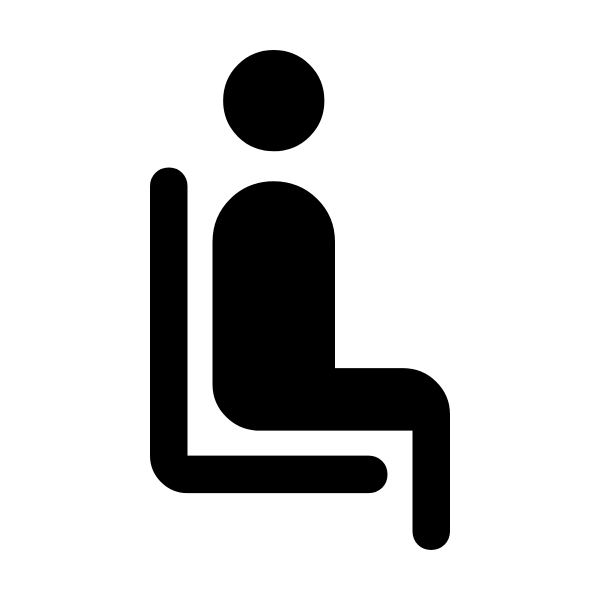
#> input picture marketing/fleet/icons/airline_seat_recline_normal.png, 1200 x 1200 px, given in place of callrent-logo-navy.png, which was not available (shown at 1/2 size)
$ python exhaust_smoke.py ../fleet/icons/airline_seat_recline_normal.png out.png
#> lines starting #> are read from the running program, lines starting #| are printed output that depends on the picture; after the words box and inside, x2 and y2 are one past the last pixel; in counts of white or black regions, pixels touching at a corner belong together
### marketing/brand-kit/brand.py
"""CALL & RENT brand kit: colours, fonts, logos, icons, text measuring.

Rebuilt on 2026-11-01 after the scratchpad was lost: fonts from Google Fonts / Noto, logos and icons
extracted (with alpha) from the committed 2160px renders in marketing/*/out.
"""
import os
from PIL import Image, ImageDraw, ImageFont
import numpy as np

HERE = os.path.dirname(os.path.abspath(__file__))   # paths resolve inside the kit

ORANGE   = (244, 141,  87)   # #F48D57
LOGONAVY = ( 29,  69,  99)   # #1D4563
WHITE    = (255, 255, 255)
SOFT     = (203, 216, 228)   # secondary text on dark

AR_BLACK = 'NotoKufiArabic-Black.ttf'
AR_BOLD  = 'NotoKufiArabic-ExtraBold.ttf'
CT_FONT  = 'Tajawal-Bold.ttf'                 # contacts
LT_TEXT  = 'Oxanium-600.ttf'                  # Latin
LT_BOLD  = 'Oxanium-800.ttf'
LT_REG   = 'Oxanium-400.ttf'

LOGO_WHITE = os.path.join(HERE, 'logo', 'callrent-logo-white.png')
LOGO_NAVY  = os.path.join(HERE, 'logo', 'callrent-logo-navy.png')
SLOGAN = 'Drive Your Dreams, Discover Istanbul'


def F(name, size): return ImageFont.truetype(os.path.join(HERE, 'fonts', name), size)

_m = ImageDraw.Draw(Image.new('RGB', (10, 10)))
def w_lt(t, f):
    b = _m.textbbox((0,0), t, font=f, direction='ltr', language='en'); return b[2]-b[0]
def w_ar(t, f):
    b = _m.textbbox((0,0), t, font=f, direction='rtl', language='ar'); return b[2]-b[0]


# [8 lines left out: function navy_field, not called in this run]


def load_icons(size=46):
    return {k: Image.open(os.path.join(HERE, 'icons', v)).convert('RGBA').resize((size,size), Image.LANCZOS)
            for k, v in (('ig','icon-instagram.png'), ('fb','icon-facebook.png'),
                         ('wa','icon-whatsapp-white.png'), ('ph','icon-call-white.png'))}

ROWS = [(('ig','fb'), 'callrenttr'), (('wa','ph'), '+90 555 034 22 00')]

### marketing/care/exhaust_smoke.py
"""«اعتنِ بسيارتك»: what the exhaust smoke colour means — LIGHT single post, 2160x2700.

usage: python3 exhaust_smoke.py <brand-kit dir> <out.png>
Photos: Canva (smoke-*.jpg): the same car, angle and studio, one per smoke colour (the white one is the
reference the other three were edited from). Four cards in a 2x2 grid: photo, a colour pill on the photo,
then the meaning. Layout in 1080 units; every line is placed from its measured ink box with at least
24 units clear.
"""
import sys, os
HERE = os.path.dirname(os.path.abspath(__file__))
sys.path.insert(0, sys.argv[1])
from PIL import Image, ImageDraw, ImageFilter
import numpy as np
from brand import ORANGE as O, LOGONAVY as N, WHITE as Wh, F, AR_BLACK, AR_BOLD, CT_FONT, LOGO_NAVY, load_icons, w_ar, w_lt

K = 2; W, H = 1080*K, 1350*K; M = 64*K; R_ = W - M
TEAL = (22, 138, 128); SOFTN = (84, 102, 124)
def S(v): return round(v*K)
def ar(d, xy, t, f, col, anchor='rs'): d.text(xy, t, font=f, fill=col+(255,), anchor=anchor, direction='rtl', language='ar')
_m = ImageDraw.Draw(Image.new('RGB', (8, 8)))


def ink(t, f):
    """(above, below, width) of the ink around the baseline, in pixels."""
    b = _m.textbbox((0, 0), t, font=f, anchor='ls', direction='rtl', language='ar'); return -b[1], b[3], b[2] - b[0]


def wrap(t, f, maxw):
    lines, cur = [], ''
    for wd in t.split():
        cand = (cur + ' ' + wd).strip()
        if cur and ink(cand, f)[2] > maxw: lines.append(cur); cur = wd
        else: cur = cand
    return lines + [cur]


# [4 lines left out: function navy_icon, not called in this run]


def blur_layer(cv, draw_fn, radius):
    lay = Image.new('RGBA', (W, H), (0, 0, 0, 0)); draw_fn(ImageDraw.Draw(lay))
    cv.alpha_composite(lay.filter(ImageFilter.GaussianBlur(S(radius))))


# name, swatch colour, photo, meaning
CARDS = [('الدخان الأبيض', (246, 247, 249), 'smoke-white.jpg',
          'الخفيف طبيعي عند البرد، والكثيف المستمر قد يعني تسرّب سائل التبريد'),
         ('الدخان الأزرق', (92, 132, 196), 'smoke-blue.jpg',
          'يدل غالباً على احتراق زيت المحرك داخل غرفة الاحتراق'),
         ('الدخان الأسود', (30, 30, 34), 'smoke-black.jpg',
          'وقود زائد في الاحتراق، كفلتر هواء مسدود أو خلل في البخاخات'),
         ('الدخان الرمادي', (140, 143, 148), 'smoke-grey.jpg',
          'قد يعني احتراق الزيت أو خللاً في الشاحن التوربيني، ويحتاج إلى فحص')]

# light field: white centre, cool grey edges
ys, xs = np.mgrid[0:H, 0:W].astype(np.float32)
g = np.clip(np.sqrt(((xs - W/2)/W)**2 + ((ys - H*0.55)/H)**2)/0.72, 0, 1)[..., None]
cv = Image.fromarray((np.array((255, 255, 255), np.float32)*(1 - g) + np.array((226, 233, 241), np.float32)*g).astype(np.uint8)).convert('RGBA')
d = ImageDraw.Draw(cv)

# logo + «اعتنِ بسيارتك» badge (teal plate, orange corner)
lg = Image.open(LOGO_NAVY).convert('RGBA'); lw = S(270)
#> further down, lg is the input picture: PIL image 1200x1200 RGBA; mean R, G, B, A 0, 0, 0, 47.3
cv.alpha_composite(lg.resize((lw, round(lw*lg.height/lg.width)), Image.LANCZOS), (M - S(6), S(46)))
fb = F(AR_BOLD, S(26)); bh = S(58); by = S(50); label = 'اعتنِ بسيارتك'
bw = w_ar(label, fb) + S(64); bx = R_ - bw
d.rounded_rectangle((bx, by, R_, by + bh), radius=S(6), fill=TEAL+(255,))
d.polygon([(bx, by + bh - S(22)), (bx, by + bh), (bx + S(22), by + bh)], fill=O+(255,))
d.text((bx + bw/2, by + bh/2 + S(2)), label, font=fb, fill=Wh+(255,), anchor='mm', direction='rtl', language='ar')

# headline, centred, starting low
y = S(222); f = F(AR_BLACK, S(64))
a1, a2 = 'ماذا يعني لون ', 'دخان العادم؟'
u1, d1, w1 = ink(a1, f); u2, d2, w2 = ink(a2, f); up, dn = max(u1, u2), max(d1, d2); b = y + up
x0 = W/2 + (w1 + w2)/2; ar(d, (x0, b), a1, f, N); ar(d, (x0 - w1, b), a2, f, O)
y = b + dn
print('headline 222 -', round(y/K))

# 2x2 cards
G0 = y + S(40); GAP = S(24); CW = (R_ - M - GAP)//2; PH = S(252); TXT = S(110); CH = PH + TXT
fn = F(AR_BLACK, S(26)); fm = F(AR_BOLD, S(22))
for i, (name, sw, photo, meaning) in enumerate(CARDS):
    cx0 = R_ - CW - (i % 2)*(CW + GAP); cy0 = G0 + (i//2)*(CH + GAP)
    blur_layer(cv, lambda q: q.rounded_rectangle((cx0 + S(6), cy0 + S(12), cx0 + CW - S(6), cy0 + CH + S(10)), radius=S(26), fill=(29, 69, 99, 60)), 14)
#> in blur_layer, `draw_fn(ImageDraw.Draw(lay))`:
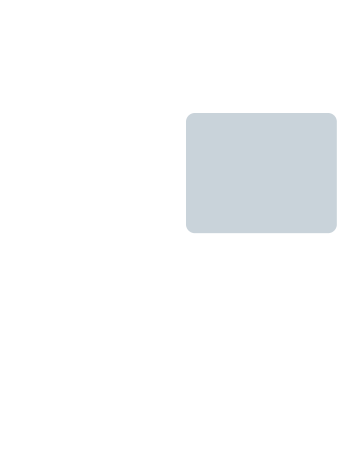
#> lay: PIL image 2160x2700 RGBA (shown at 1/6 size); mean R, G, B, A 3.2, 7.7, 11, 6.7; transparent parts drawn white
    card = Image.new('RGBA', (CW, CH), (255, 255, 255, 255))
#> card: PIL image 928x724 RGBA; every value is 255
    ph = Image.open(os.path.join(HERE, photo if os.path.exists(os.path.join(HERE, photo)) else 'smoke-white.jpg')).convert('RGB')
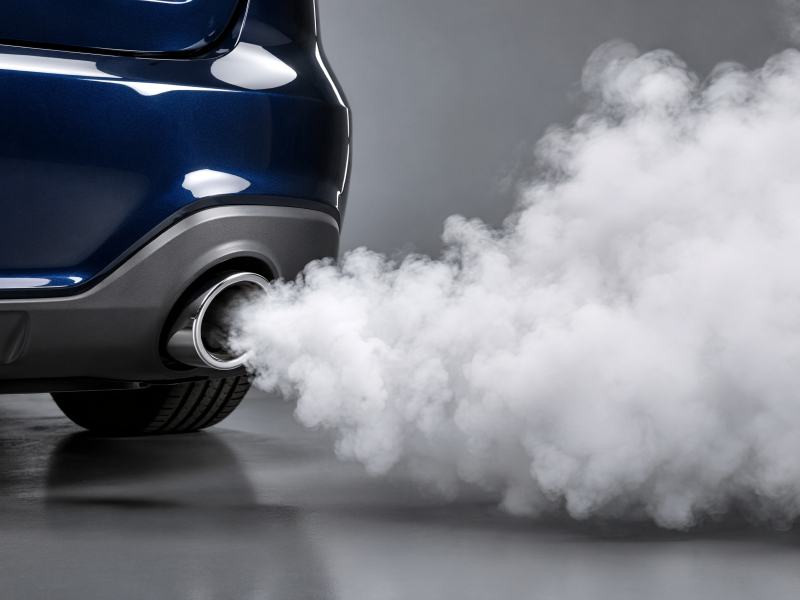
#> input picture marketing/care/smoke-white.jpg, 2400 x 1800 px (shown at 1/3 size)
#> ph is the input picture: PIL image 2400x1800 RGB; mean R, G, B 119.6, 122.3, 130.3
    s = max(CW/ph.width, PH/ph.height*1.0)
    pr = ph.resize((round(ph.width*s*1.12), round(ph.height*s*1.12)), Image.LANCZOS)
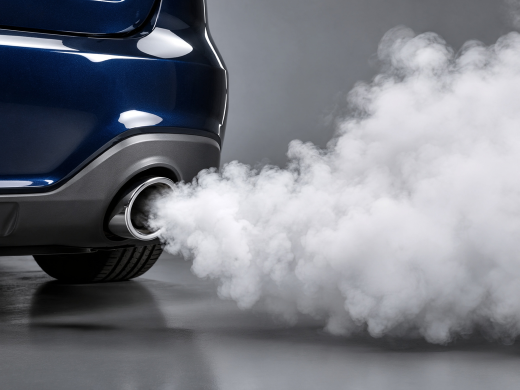
#> pr: PIL image 1039x780 RGB (shown at 1/2 size); mean R, G, B 119.6, 122.3, 130.3
    ox = round((pr.width - CW)*0.40); oy = round((pr.height - PH)*0.55)          # the tip and the plume
    card.paste(pr.crop((ox, oy, ox + CW, oy + PH)), (0, 0))
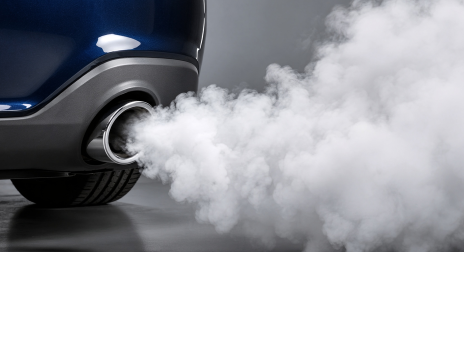
#> card: PIL image 928x724 RGBA (shown at 1/2 size); mean R, G, B, A 168.5, 169.9, 174.9, 255
    m = Image.new('L', (CW, CH), 0); ImageDraw.Draw(m).rounded_rectangle((0, 0, CW - 1, CH - 1), radius=S(24), fill=255)
#> after `ImageDraw.Draw(m).rounded_rectangle((0, 0, CW - 1, CH - 1), radius=S(2`:
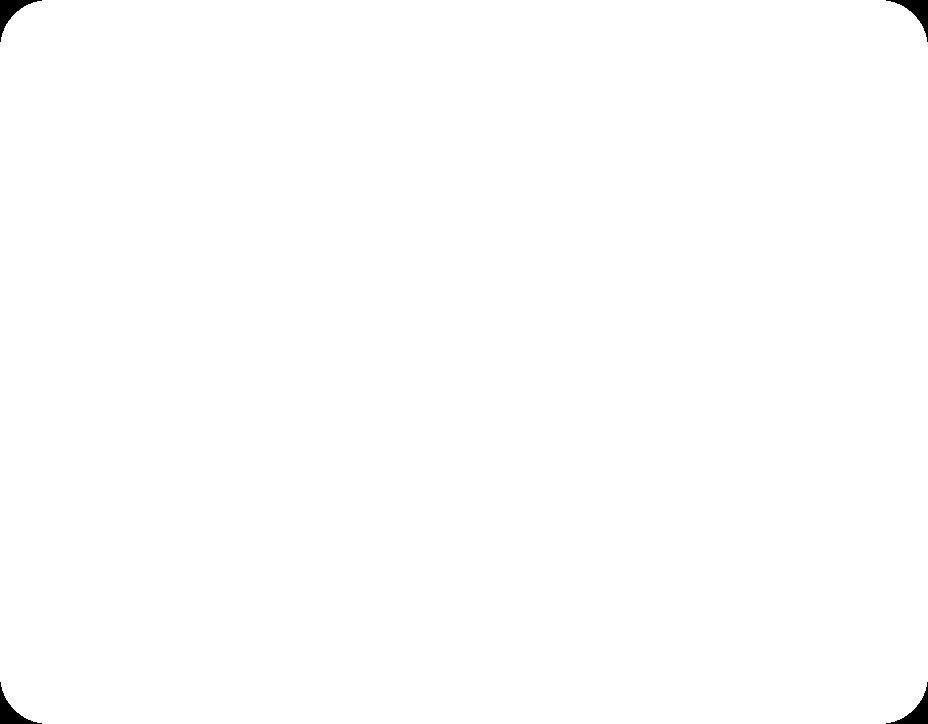
#> m: PIL image 928x724 L; 99.7% white; 4 black regions, box (x1, y1, x2, y2) and area: (0, 0, 42, 42) 508, (886, 0, 928, 42) 508, (0, 682, 42, 724) 508, (886, 682, 928, 724) 508
    cv.paste(card, (cx0, cy0), m)
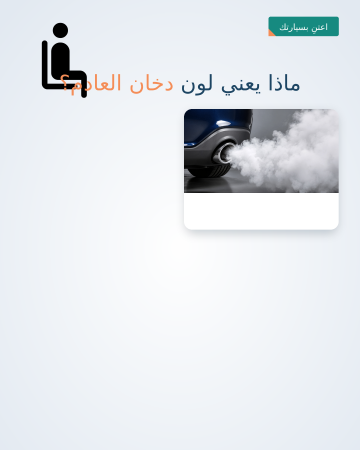
#> cv: PIL image 2160x2700 RGBA (shown at 1/6 size); mean R, G, B, A 226, 230.2, 234.4, 255
    d = ImageDraw.Draw(cv)
    # colour pill on the photo's top-right: swatch + name
    up, dn, nw = ink(name, fn); pill_h = S(52); pw_ = nw + S(26) + S(28) + S(26)
    px1 = cx0 + CW - S(14); px0 = px1 - pw_; py0 = cy0 + S(14)
    d.rounded_rectangle((px0, py0, px1, py0 + pill_h), radius=pill_h//2, fill=(255, 255, 255, 240))
    ar(d, (px1 - S(22), py0 + pill_h/2 + (up - dn)/2), name, fn, N)
    r = S(13); sx = px0 + S(22) + r; sy = py0 + pill_h/2
    d.ellipse((sx - r, sy - r, sx + r, sy + r), fill=sw + (255,), outline=(180, 190, 202, 255), width=S(2))
    # meaning
    lines = wrap(meaning, fm, CW - S(44)); assert len(lines) <= 2, (name, lines)
    up, dn, _ = ink('ألإ', fm); lh = up + dn + S(12); b = cy0 + PH + S(22) + up
    for ln in lines:
        ar(d, (cx0 + CW - S(22), b), ln, fm, N); b += lh
#> after the loop, b = 1407
    print(name, 'card', round(cy0/K), '-', round((cy0 + CH)/K), '| text ends', round((b - lh + dn)/K), 'of', round((cy0 + CH)/K), '| lines', len(lines))
#| الدخان الأبيض card 327 - 689 | text ends 669 of 689 | lines 2
#> pass 2 of the loop `for i, (name, sw, photo, meaning) in enumerate(CARDS):`:
#> in blur_layer (call 2), `draw_fn(ImageDraw.Draw(lay))`:
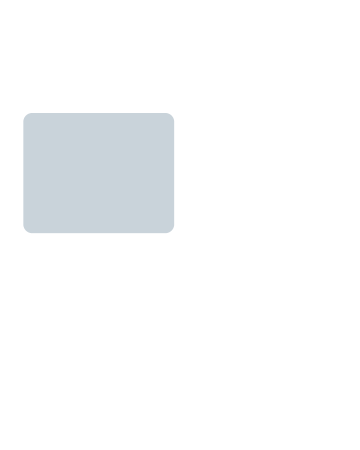
#> lay: PIL image 2160x2700 RGBA (shown at 1/6 size); mean R, G, B, A 3.2, 7.7, 11, 6.7; transparent parts drawn white
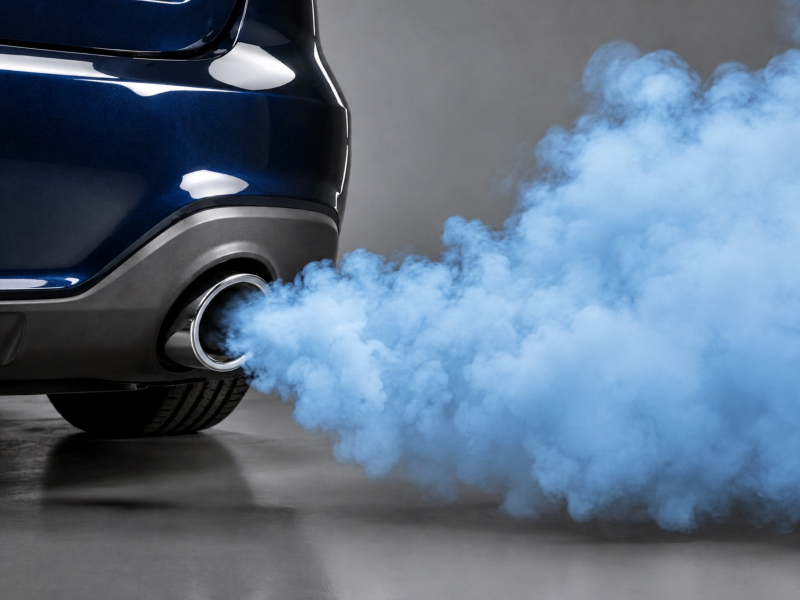
#> input picture marketing/care/smoke-blue.jpg, 2400 x 1800 px (shown at 1/3 size)
#> ph is the input picture: PIL image 2400x1800 RGB; mean R, G, B 94.2, 112.2, 132.2
#> `cv.paste(card, (cx0, cy0), m)`:
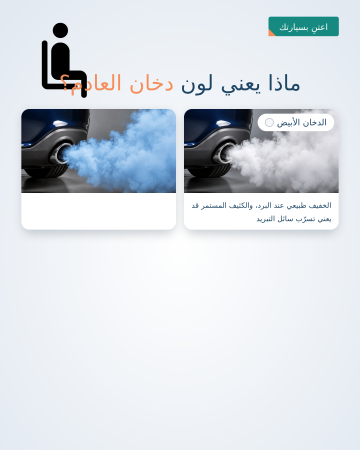
#> cv: PIL image 2160x2700 RGBA (shown at 1/6 size); mean R, G, B, A 214.5, 220.4, 226.2, 254.9; transparent parts drawn white
#| الدخان الأزرق card 327 - 689 | text ends 669 of 689 | lines 2
#> pass 3 of the loop `for i, (name, sw, photo, meaning) in enumerate(CARDS):`:
#> in blur_layer (call 3), `draw_fn(ImageDraw.Draw(lay))`:
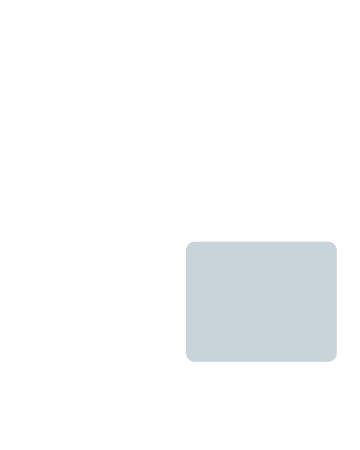
#> lay: PIL image 2160x2700 RGBA (shown at 1/6 size); mean R, G, B, A 3.2, 7.7, 11, 6.7; transparent parts drawn white
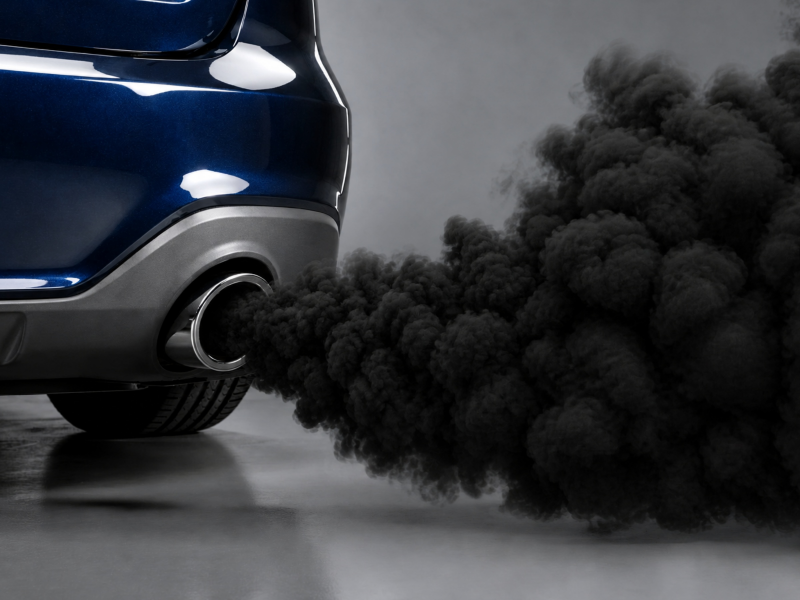
#> input picture marketing/care/smoke-black.jpg, 2400 x 1800 px (shown at 1/3 size)
#> ph is the input picture: PIL image 2400x1800 RGB; mean R, G, B 55.9, 58.2, 62.8
#> `cv.paste(card, (cx0, cy0), m)`:
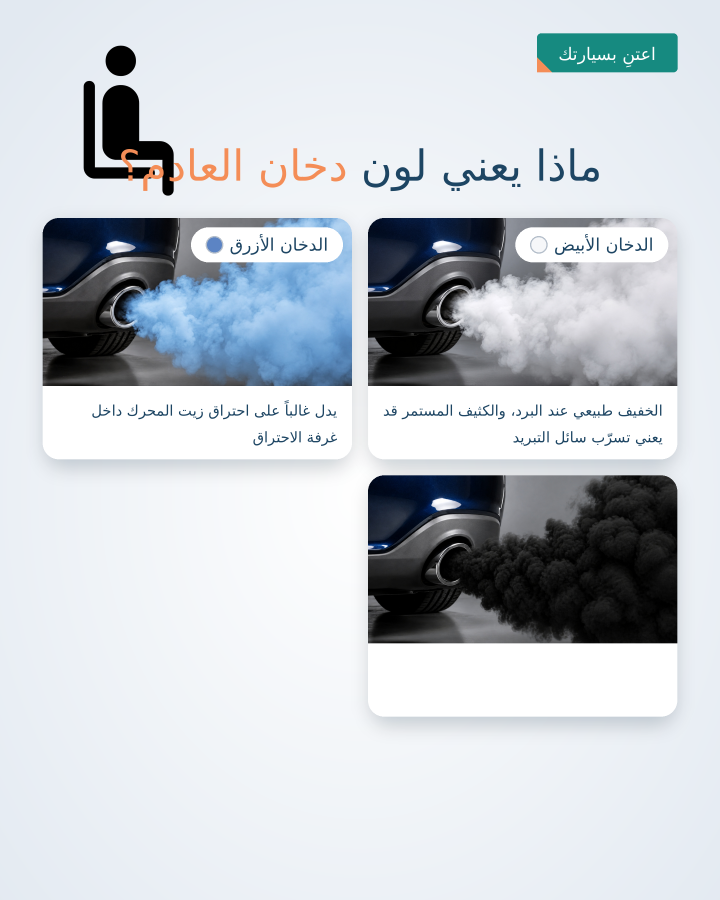
#> cv: PIL image 2160x2700 RGBA (shown at 1/3 size); mean R, G, B, A 198.8, 204.4, 210.1, 254.8; transparent parts drawn white
#> after the loop `for ln in lines:`: b = 2179
#| الدخان الأسود card 713 - 1075 | text ends 1055 of 1075 | lines 2
#> the loop made 4 passes; the first 3 are shown
grid_end = G0 + 2*CH + GAP
#> grid_end = 2150

# advice bar
t = 'إذا استمر الدخان، لا تؤجّل فحص سيارتك'; f = F(AR_BLACK, S(28)); up, dn, tw_ = ink(t, f)
bh2 = up + dn + S(28); b0 = grid_end + S(28); bw2 = tw_ + S(72)
#> after `b0 = grid_end + S(28)`: b0 = 2206
d.rounded_rectangle((W/2 - bw2/2, b0, W/2 + bw2/2, b0 + bh2), radius=bh2//2, fill=N + (255,))
ar(d, (W/2 + tw_/2, b0 + S(14) + up), t, f, Wh)
print('grid ends', round(grid_end/K), '| advice', round(b0/K), '-', round((b0 + bh2)/K), '| footer icons from 1276')
#| grid ends 1075 | advice 1103 - 1160 | footer icons from 1276

# footer: socials left, phone right (navy)
ic = {k: navy_icon(v) for k, v in load_icons(S(36)).items()}; ff = F(CT_FONT, S(30)); y = S(1294); x = M
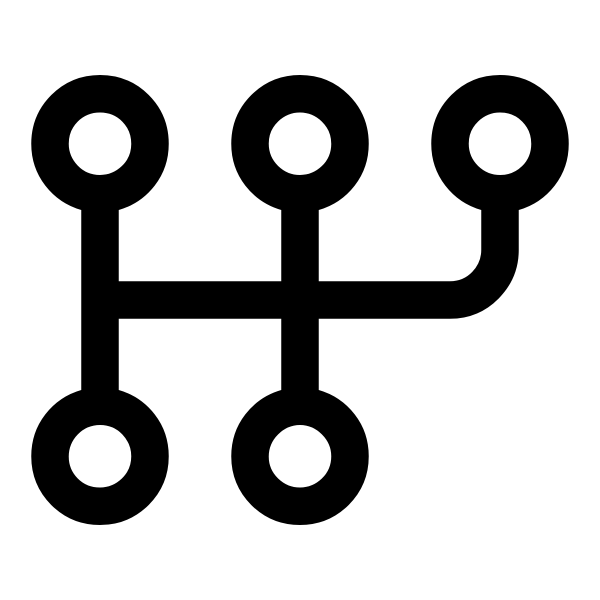
#> input picture marketing/fleet/icons/auto_transmission.png, 1200 x 1200 px, given in place of icon-instagram.png, which was not available (shown at 1/2 size)
#> (the run stopped early here; a loop or call above may not have finished)
